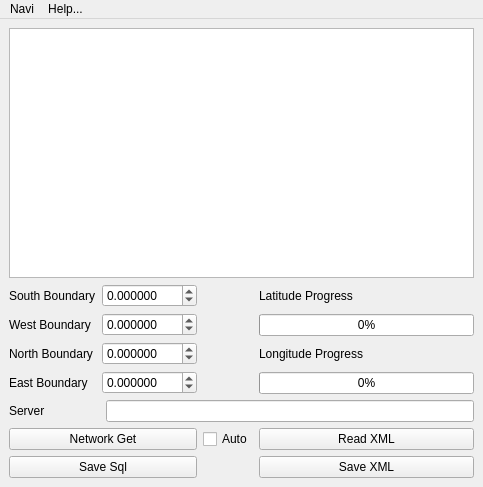
<?xml version="1.0" encoding="UTF-8"?>
<ui version="4.0">
 <class>CollectMain</class>
 <widget class="QMainWindow" name="CollectMain">
  <property name="geometry">
   <rect>
    <x>0</x>
    <y>0</y>
    <width>483</width>
    <height>487</height>
   </rect>
  </property>
  <property name="windowTitle">
   <string>Navi Collector</string>
  </property>
  <property name="windowIcon">
   <iconset resource="../navi.qrc">
    <normaloff>:/navi.png</normaloff>:/navi.png</iconset>
  </property>
  <widget class="QWidget" name="centralwidget">
   <layout class="QGridLayout" name="gridLayout_2">
    <item row="0" column="0" colspan="4">
     <widget class="QTextBrowser" name="logDisplay"/>
    </item>
    <item row="1" column="0" rowspan="4" colspan="2">
     <layout class="QGridLayout" name="gridLayout">
      <item row="0" column="0" rowspan="2">
       <layout class="QFormLayout" name="formLayout">
        <property name="fieldGrowthPolicy">
         <enum>QFormLayout::AllNonFixedFieldsGrow</enum>
        </property>
        <item row="0" column="0">
         <widget class="QLabel" name="latLabel">
          <property name="text">
           <string>South Boundary</string>
          </property>
         </widget>
        </item>
        <item row="0" column="1">
         <widget class="QDoubleSpinBox" name="southValue">
          <property name="decimals">
           <number>6</number>
          </property>
          <property name="minimum">
           <double>-90.000000000000000</double>
          </property>
          <property name="maximum">
           <double>90.000000000000000</double>
          </property>
          <property name="singleStep">
           <double>0.001000000000000</double>
          </property>
         </widget>
        </item>
        <item row="1" column="0">
         <widget class="QLabel" name="lonLabel">
          <property name="text">
           <string>West Boundary</string>
          </property>
         </widget>
        </item>
        <item row="1" column="1">
         <widget class="QDoubleSpinBox" name="westValue">
          <property name="decimals">
           <number>6</number>
          </property>
          <property name="minimum">
           <double>-180.000000000000000</double>
          </property>
          <property name="maximum">
           <double>180.000000000000000</double>
          </property>
          <property name="singleStep">
           <double>0.001000000000000</double>
          </property>
         </widget>
        </item>
        <item row="2" column="0">
         <widget class="QLabel" name="northBoundaryLabel">
          <property name="text">
           <string>North Boundary</string>
          </property>
         </widget>
        </item>
        <item row="2" column="1">
         <widget class="QDoubleSpinBox" name="northValue">
          <property name="decimals">
           <number>6</number>
          </property>
          <property name="minimum">
           <double>-90.000000000000000</double>
          </property>
          <property name="maximum">
           <double>90.000000000000000</double>
          </property>
          <property name="singleStep">
           <double>0.001000000000000</double>
          </property>
         </widget>
        </item>
        <item row="3" column="0">
         <widget class="QLabel" name="eastBoundaryLabel">
          <property name="text">
           <string>East Boundary</string>
          </property>
         </widget>
        </item>
        <item row="3" column="1">
         <widget class="QDoubleSpinBox" name="eastValue">
          <property name="decimals">
           <number>6</number>
          </property>
          <property name="minimum">
           <double>-180.000000000000000</double>
          </property>
          <property name="maximum">
           <double>180.000000000000000</double>
          </property>
          <property name="singleStep">
           <double>0.001000000000000</double>
          </property>
         </widget>
        </item>
       </layout>
      </item>
     </layout>
    </item>
    <item row="1" column="3">
     <widget class="QLabel" name="label">
      <property name="text">
       <string>Latitude Progress</string>
      </property>
     </widget>
    </item>
    <item row="2" column="3">
     <widget class="QProgressBar" name="latProgress">
      <property name="value">
       <number>0</number>
      </property>
     </widget>
    </item>
    <item row="3" column="3">
     <widget class="QLabel" name="label_2">
      <property name="text">
       <string>Longitude Progress</string>
      </property>
     </widget>
    </item>
    <item row="4" column="3">
     <widget class="QProgressBar" name="lonProgress">
      <property name="value">
       <number>0</number>
      </property>
     </widget>
    </item>
    <item row="5" column="0">
     <widget class="QLabel" name="label_3">
      <property name="text">
       <string>Server</string>
      </property>
     </widget>
    </item>
    <item row="5" column="1" colspan="3">
     <widget class="QLineEdit" name="serverEdit"/>
    </item>
    <item row="6" column="0" colspan="2">
     <widget class="QPushButton" name="readButton">
      <property name="text">
       <string>Network Get</string>
      </property>
     </widget>
    </item>
    <item row="6" column="3">
     <widget class="QPushButton" name="xmlReadButton">
      <property name="text">
       <string>Read XML</string>
      </property>
     </widget>
    </item>
    <item row="7" column="0" colspan="2">
     <widget class="QPushButton" name="saveSqlButton">
      <property name="text">
       <string>Save Sql</string>
      </property>
     </widget>
    </item>
    <item row="7" column="3">
     <widget class="QPushButton" name="saveButton">
      <property name="text">
       <string>Save XML</string>
      </property>
     </widget>
    </item>
    <item row="6" column="2">
     <widget class="QCheckBox" name="autoGet">
      <property name="text">
       <string>Auto</string>
      </property>
     </widget>
    </item>
   </layout>
  </widget>
  <widget class="QMenuBar" name="menubar">
   <property name="geometry">
    <rect>
     <x>0</x>
     <y>0</y>
     <width>483</width>
     <height>25</height>
    </rect>
   </property>
   <widget class="QMenu" name="menuAgenda">
    <property name="title">
     <string>Navi</string>
    </property>
    <addaction name="actionSettings"/>
    <addaction name="separator"/>
    <addaction name="actionRestart"/>
    <addaction name="actionQuit"/>
   </widget>
   <widget class="QMenu" name="menuHelp">
    <property name="title">
     <string>Help...</string>
    </property>
    <addaction name="actionAbout"/>
    <addaction name="actionLicense"/>
   </widget>
   <addaction name="menuAgenda"/>
   <addaction name="menuHelp"/>
  </widget>
  <action name="actionSettings">
   <property name="text">
    <string>Settings</string>
   </property>
  </action>
  <action name="actionQuit">
   <property name="text">
    <string>Quit</string>
   </property>
  </action>
  <action name="actionAbout">
   <property name="text">
    <string>About</string>
   </property>
  </action>
  <action name="actionNewItem">
   <property name="text">
    <string>New Item</string>
   </property>
  </action>
  <action name="actionClearOld">
   <property name="text">
    <string>Clear Old</string>
   </property>
  </action>
  <action name="actionRestart">
   <property name="text">
    <string>Restart</string>
   </property>
  </action>
  <action name="actionLicense">
   <property name="text">
    <string>License</string>
   </property>
  </action>
  <action name="actionRevive">
   <property name="text">
    <string>Revive Expired</string>
   </property>
  </action>
 </widget>
 <resources>
  <include location="../navi.qrc"/>
  <include location="../navi.qrc"/>
 </resources>
 <connections/>
</ui>
